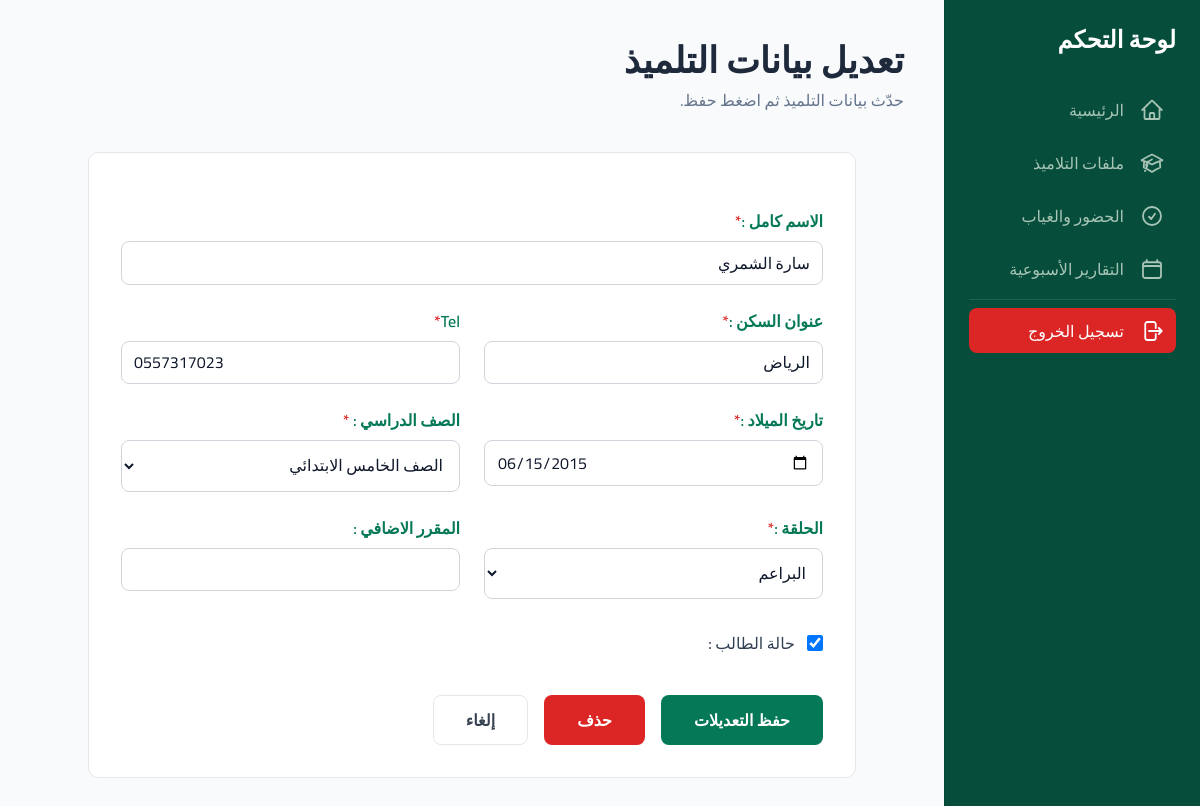
The app's page /student/update/158/ (signed in) with its own data.
### students/models.py (models this page shows, shortened)
class Student(models.Model):
    name=models.CharField(max_length=100,blank=False,null=False)
    address=models.CharField(max_length=100,blank=False,null=False)
    tel=models.CharField(max_length=10,blank=False,null=False)
    date_birth=models.DateField(blank=False,null=False)
    halaqa=models.ForeignKey(Halaqa,on_delete=models.SET_NULL,blank=False,null=True)
    add_course=models.CharField(max_length=50,blank=True,null=True)
    grade=models.ForeignKey('students.Grade',on_delete=models.SET_NULL,blank=False,null=True)
    status=models.BooleanField(default=True)
    school=models.ForeignKey('schools.School',on_delete=models.CASCADE,null=True,blank=True)

### students/views.py (the view, shortened to what this page needs)
# urls.py: path('update/<int:pk>/',staff_with_school(StudentUpdate.as_view()),name='student_update'),
class StudentUpdate(TeacherOwnedStudentMixin,UserFormKwargsMixin,UpdateView):
    template_name='students/student_add.html'
    model=Student
    form_class=StudentForm

### core/access.py (called while the page is built)
def _staff_test(user):
    return user.is_authenticated and (user.is_staff or user.is_superuser)

def staff_with_school(view_func):
    @wraps(view_func)
    def wrapper(request, *args, **kwargs):
        if not _staff_test(request.user):
            from django.contrib.auth.views import redirect_to_login
            return redirect_to_login(request.get_full_path())
        if not request.school:
            raise Http404()
        return view_func(request, *args, **kwargs)
    return wrapper

### halaqs/models.py (called while the page is built)
    def __str__(self):
        return self.name

### students/models.py (called while the page is built)
    def __str__(self):
        return self.name

### students/views.py (called while the page is built)
    def dispatch(self, request, *args, **kwargs):
        obj = self.get_object()
        if not request.school or obj.school_id != request.school.id:
            raise Http404()
        if not request.user.is_superuser:
            teacher = obj.halaqa.res_teacher if obj.halaqa else None
            owner = teacher.user_name if teacher else None
            if owner != request.user:
                raise Http404()
        return super().dispatch(request, *args, **kwargs)

    def get_object(self, queryset=None):
        if getattr(self, '_object_cache', None) is None:
            self._object_cache = super().get_object(queryset)
        return self._object_cache

    def get_form_kwargs(self):
        kwargs=super().get_form_kwargs()
        kwargs['user']=self.request.user
        kwargs['school']=self.request.school
        return kwargs

### templates/students/student_add.html (shortened to what this page needs)
{% extends 'teachers/t_base.html'%}
{% load static %}
{% block content %}
{% url 'students:students_list' user.id as cancel_url %}
{% if student.id %}
    {% include 'partials/_student_form.html' with page_title='تعديل بيانات التلميذ' page_subtitle='حدّث بيانات التلميذ ثم اضغط حفظ.' cancel_url=cancel_url delete_url_name='students:student_delete' %}
{% else %}
    {% include 'partials/_student_form.html' with page_title='إضافة تلميذ جديد' page_subtitle='أدخل بيانات التلميذ لإضافته إلى النظام.' cancel_url=cancel_url %}
{% endif %}
{% endblock %}

### templates/partials/_student_form.html (shortened to what this page needs)
<main class="p-6 md:p-10">
    <header class="mb-10">
        <h1 class="text-3xl md:text-4xl font-black">{{ page_title }}</h1>
        <p class="text-slate-500 mt-2">{{ page_subtitle }}</p>
    </header>
    <div class="max-w-3xl mx-auto">
        <div class="card p-6 md:p-8">
            <form method='post' class="space-y-6" novalidate>
                <div>
                    <label class="block text-md font-semibold text-emerald-700 mb-2">
                        {{ form.name.label }}<span class="text-red-600">*</span>
                    </label>
                    {{ form.name }}
                </div>
                <div class="grid grid-cols-1 md:grid-cols-2 gap-6">
                    <div>
                        <label class="block text-md font-semibold text-emerald-700 mb-2">
                            {{ form.address.label }}<span class="text-red-600">*</span>
                        </label>
                        {{ form.address }}
                    </div>
                    <div>
                        <label class="block text-md font-semibold text-emerald-700 mb-2">
                            {{ form.tel.label }}<span class="text-red-600">*</span>
                        </label>
                        {{ form.tel }}
                    </div>
                </div>
                <div class="grid grid-cols-1 md:grid-cols-2 gap-6">
                    <div>
                        <label class="block text-md font-semibold text-emerald-700 mb-2">
                            {{ form.date_birth.label }}<span class="text-red-600">*</span>
                        </label>
                        {{ form.date_birth }}
                    </div>
                    <div>
                        <label class="block text-md font-semibold text-emerald-700 mb-2">
                            {{ form.grade.label }}<span class="text-red-600">*</span>
                        </label>
                        {{ form.grade }}
                    </div>
                </div>
                <div class="grid grid-cols-1 md:grid-cols-2 gap-6">
                    <div>
                        <label class="block text-md font-semibold text-emerald-700 mb-2">
                            {{ form.halaqa.label }}<span class="text-red-600">*</span>
                        </label>
                        {{ form.halaqa }}
                    </div>
                    <div>
                        <label class="block text-md font-semibold text-emerald-700 mb-2">
                            {{ form.add_course.label }}
                        </label>
                        {{ form.add_course }}
                    </div>
                </div>
                <div class="flex items-center gap-3 pt-2">
                    {{ form.status }}
                    <label class="text-md font-medium text-slate-700">
                        {{ form.status.label }}
                    </label>
                </div>
                <div class="pt-4 flex flex-wrap items-center gap-4">
                    <button type="submit" class="btn btn-primary px-8 py-3">
                        {% if student.id %}حفظ التعديلات{% else %}إضافة طالب{% endif %}
                    </button>
                    {% if student.id %}
                    <a href="{% url delete_url_name student.id %}" class="btn btn-danger px-8 py-3 text-center">
                        حذف
                    </a>
                    {% endif %}
                    <a href="{{ cancel_url }}" class="btn btn-ghost px-8 py-3 text-center">
                        إلغاء
                    </a>
                </div>
            </form>
        </div>
    </div>
</main>

### static/css/style.css (style rules this page uses)
:root { --bg: #f8fafc; --surface: #ffffff; --surface-2: #f8fafc; --border: #e5e7eb; --text-1: #0f172a; --text-2: #374151; --text-3: #6b7280; --accent: #047857; --accent-hover: #064e3b; --accent-soft: #ecfdf5; --danger: #dc2626; --danger-hover: #b91c1c; --chrome: #064e3b; --chrome-hover: #0a5f48; --chrome-text: #a7c4b5; --chrome-heading: #ffffff; --chrome-divider: rgba(255, 255, 255, 0.08); }
body { background: var(--bg); color: var(--text-1); }
.card { background: var(--surface); border: 1px solid var(--border); border-radius: 10px; }
.btn { display: inline-block; font-weight: 700; line-height: 1.5; border-radius: 8px; padding: 0.55rem 1.4rem; border: 1px solid transparent; cursor: pointer; text-align: center; }
.btn-primary { background: var(--accent); color: #fff; }
.btn-danger { background: var(--danger); color: #fff; }
.btn-ghost { background: transparent; color: var(--text-2); border-color: var(--border); }
.input, .select, .textarea { width: 100%; background: var(--surface); border: 1px solid #d1d5db; border-radius: 8px; padding: 0.55rem 0.75rem; color: var(--text-1); }

### records on screen
Student: name "سارة الشمري", address "الرياض", tel "0557317023", date_birth "06/15/2015", grade "الصف الخامس الابتدائي", halaqa "البراعم", status "☑"

### other values on screen
{{ label }} "الرئيسية ملفات التلاميذ الحضور والغياب التقارير الأسبوعية تسجيل الخروج"
{{ page_title }} "تعديل بيانات التلميذ"
{{ page_subtitle }} "حدّث بيانات التلميذ ثم اضغط حفظ."
